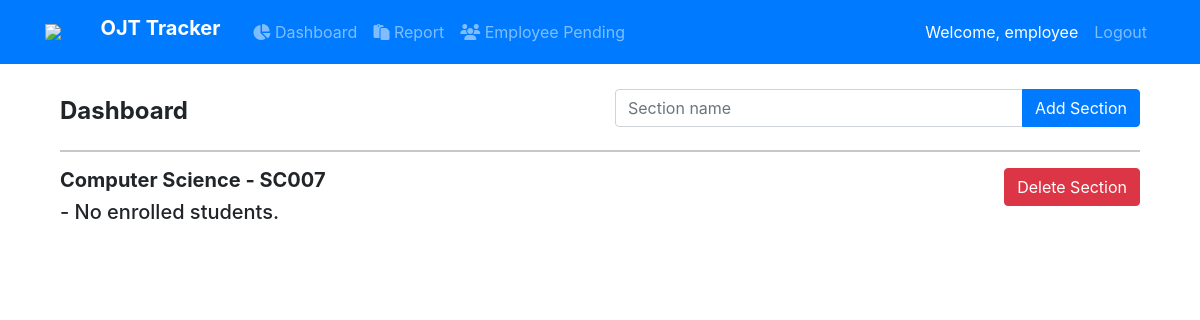
Screenshot of /student-dashboard/ (signed in) with the database file from the repository.
### accounts/models.py (models this page shows)
class CustomUser(AbstractUser):
    is_student = models.BooleanField(default=False)
    previous_day = models.DateField(null=True, blank=True)
    day_login = models.DateField(null=True, blank=True)
    is_switch = models.BooleanField(default=False)
    is_send = models.BooleanField(default=False)
    school_name = models.CharField(max_length=150, default='New Era')
    section_code = models.CharField(max_length=150, default='None')
    is_employee = models.BooleanField(default=False)
    is_teacher = models.BooleanField(default=False)
    teacher_students = models.ManyToManyField("self", blank=True)
    employee_students = models.ManyToManyField("self", blank=True)
    my_teacher = models.ForeignKey("self", blank=True, null=True, on_delete=models.CASCADE, related_name="student_teacher")
    my_employee = models.ForeignKey("self", blank=True, null=True, on_delete=models.CASCADE, related_name="student_employee")
    pending_employee = models.BooleanField(default=False)
    is_male = models.BooleanField(default=False)
    phone = models.CharField(max_length=20, null=True, blank=True)
    question = models.CharField(max_length=50, null=True, blank=True)
    answer = models.CharField(max_length=250, null=True, blank=True)
    is_student_approve = models.BooleanField(default=False)
    employer_student = models.ManyToManyField("self", blank=True)
    pending_teacher = models.BooleanField(default=False)
    accept_teacher = models.BooleanField(default=False)
    is_confirm_employer = models.BooleanField(default=False)

### blog/models.py (models this page shows, shortened)
class Section(models.Model):
    section_name = models.CharField(max_length=150)
    section_code = models.CharField(max_length=50, unique=True)
    students = models.ManyToManyField(CustomUser, blank=True)
    school_name = models.CharField(max_length=150, default='New Era')
    def __str__(self):
        return self.section_name

### blog/views.py (the view)
# urls.py: path('student-dashboard/', views.section, name='section'),
def section(request):
    username = request.user.username
    user = CustomUser.objects.get(username=username)
    if request.method == 'POST':
        section_name = request.POST['section_name']
        section = Section.objects.create(
            section_name=section_name,
            school_name=user.school_name
        )
        return redirect('/student-dashboard')
    elif request.method == 'GET':
        sections = Section.objects.filter(school_name=user.school_name)
        print(sections)
        for section in sections:
            print(section.students.all(
            ))
        context = {
            'sections': sections
        }
        return render(request, 'blog/section.html', context)

### blog/templates/blog/section.html (shortened to what this page needs)
{% extends 'blog/base.html' %}
{% block content %}
    <div class="container" style="margin-top: 8%">
        <div class="row">
            <div class="col">
                <h4 class="mt-2 font-weight-bold">Dashboard</h4>
            </div>
            <div class="col">
                <form action="{% url 'section' %}" method="POST">
                    <div class="input-group">
                        <input type="text" class="form-control" placeholder="Section name" name="section_name">
                        <button type="submit" class="btn btn-primary" type="button">Add Section</button>
                    </div>
                </form>
            </div>
        </div>
        <hr></hr>
        {% for section in sections %}
            <form action="{% url 'delete_section' section.id %}" method="POST">
                <button type="submit" class="btn btn-danger float-right mb-3">Delete Section</button>
            </form>
            <h5 class="font-weight-bold">{{ section.section_name }} - {{ section.section_code }}</h5>
             {% if section.students.all|length > 0 %}
                    <table id="student" class="table table-striped dt-responsive">
                        <thead class="bg-dark text-white">
                            <tr>
                            <th>Student #</th>
                            <th>First</th>
                            <th>Last</th>
                            <th>Email</th>
                            <th>Dashboard</th>
                            </tr>
                        </thead>
                        <tbody>
                            {% for student in section.students.all %}
                                <tr>
                                    <td>{{ student.id }}</td>
                                    <td>{{ student.first_name }}</td>
                                    <td>{{ student.last_name }}</td>
                                    <td>{{ student.email }}</td>
                                    <td>
                                        <form action="{% url 'view_student_dashboard' student.id %}" method="POST">
                                            {% csrf_token %}
                                            <button type="submit" class="btn btn-primary" block>View Dashboard</button>
                                        </form>
                                    </td>
                                </tr>
                            {% endfor %}
                        </tbody>
                    </table>
             {% else %}
                <h5>- No enrolled students.</h5>
             {% endif %}
        {% endfor %}
    </div>
{% endblock content %}

### blog/templates/blog/base.html (shortened to what this page needs)
{% load static %}
<!DOCTYPE html>
<html>
<head>
<link rel="stylesheet" href="https://cdn.datatables.net/1.10.21/css/dataTables.bootstrap4.min.css">
<link href="https://cdn.jsdelivr.net/npm/bootstrap@5.0.0-beta3/dist/css/bootstrap.min.css" rel="stylesheet">
  <link rel="stylesheet" href="https://stackpath.bootstrapcdn.com/font-awesome/4.7.0/css/font-awesome.min.css">
<link rel="stylesheet" href="https://cdnjs.cloudflare.com/ajax/libs/font-awesome/4.7.0/css/font-awesome.min.css">
    <link rel="stylesheet" href="https://maxcdn.bootstrapcdn.com/bootstrap/4.0.0/css/bootstrap.min.css">
    <link rel="stylesheet" type="text/css" href="{% static 'blog/main.css' %}">
</head>
<body>
    <header class="site-header">
      <nav class="navbar navbar-expand-md navbar-dark bg-primary fixed-top">
        <div class="container">
        {% if request.user.is_employee %}
          <img style="width:5%" src="http://www.neu.edu.ph/ccs/wp-content/uploads/2017/04/cropped-ccslogo.png"><a href="{% url 'employee_home' %}"><h5 class="navbar-brand mr-4 font-weight-bold">OJT Tracker</h5></a>
        {% endif %}
          <div class="collapse navbar-collapse"
                id="navbarToggle">
            {% if request.user.is_employee %}
              <div class="navbar-nav mr-auto">
                <a class="nav-item nav-link"
                  href="{% url 'employee_home' %}"><i class="fas fa-chart-pie"></i> Dashboard
                </a>
                <a class="nav-item nav-link"
                  href="{% url 'employee_report' %}"> <i class="fas fa-paste"></i> Report
                </a>
                <a class="nav-item nav-link"
                  href="{% url 'employee_pending' %}"> <i class="fas fa-users"></i> Employee Pending
                </a>
              </div>
            {% endif %}
              <div class="navbar-nav">
                {% if user.is_authenticated %}
                   {% if request.user.is_employee %}
                <a class="nav-item nav-link" style="color:white">
                Welcome, {{user.first_name}}
                </a>
                <a class="nav-item nav-link"
                href="{% url 'logout' %}">Logout
                </a>
                {%endif%}
              {%endif%}
              </div>
          </div>
        </div>
      </nav>
    </header>
    <main role="main"
          class="container">
      <div class="row">
        <div class="col">
          {% block content %}
          {% endblock %}
        </div>
    </main>
</body>
</html>

### blog/templates/blog/base.html (style rules this page uses)
img { width: 25%; -webkit-animation: mover 2s infinite alternate; animation: mover 1s infinite alternate; }

### rows the page displays
CustomUser: first_name "employee"
Section: section_name "Computer Science", section_code "SC007", shows "- No enrolled students."
